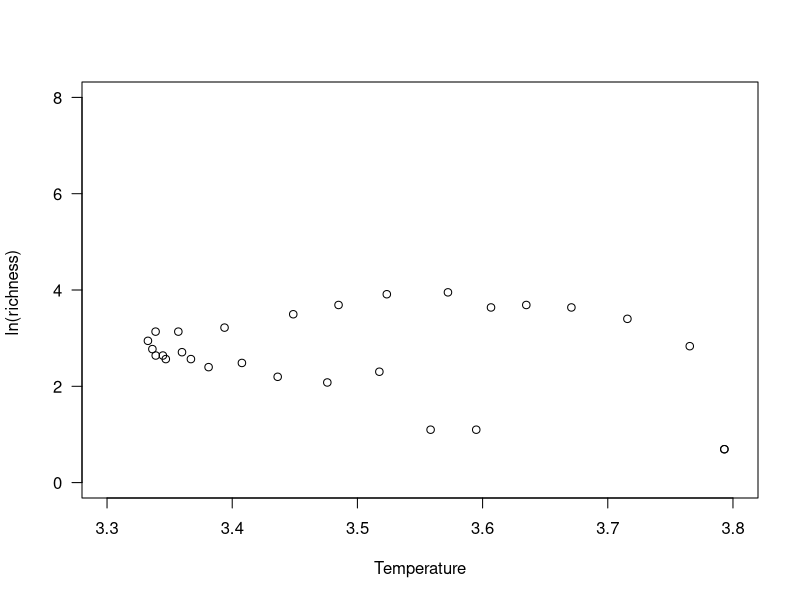
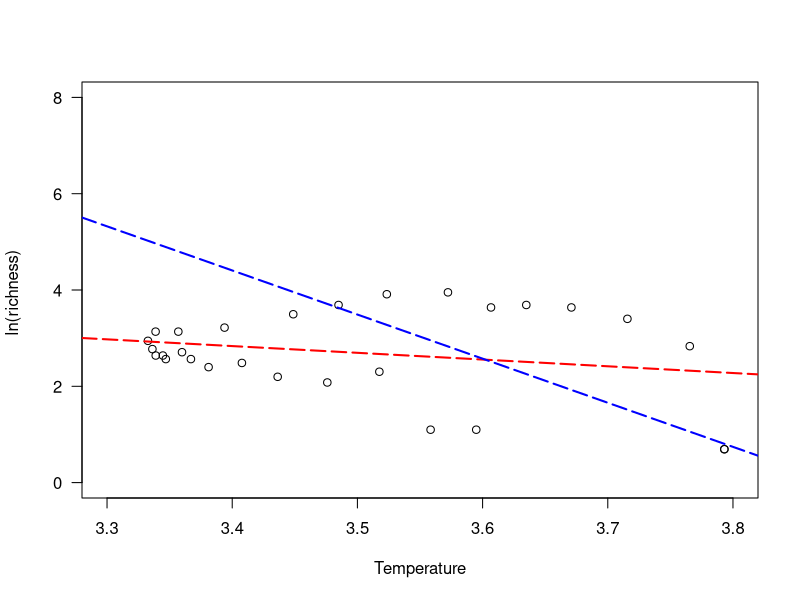

The R source for these figures, in order:
## ---- chunk 1
knitr::opts_chunk$set(echo = TRUE)
## ---- chunk 2
mydata <- read.csv("KineticEnergyData.csv")

## ---- chunk 3

y1<-log(mydata$ANA+1)
  
x1 <- (1000/(mydata$Temp.average + 273.15)) #to account for absolute temperature


plot(x1, y1, 
     ylim = c(0,8), 
     xlim = c(3.3,3.8), 
     ylab = "ln(richness) ", 
     xlab = "Temperature", 
     las=1, 
     col = "Black", 
     pch = 21, 
     cex.axis = 1, 
     cex = 1)
## ---- chunk 4
plot(x1, y1, 
     ylim = c(0,8), 
     xlim = c(3.3,3.8), 
     ylab = "ln(richness) ", 
     xlab = "Temperature", 
     las=1, 
     col = "Black", 
     pch = 21, 
     cex.axis = 1, 
     cex = 1)

mylm <- lm(y1~x1) #fit the linear model 

#and now let's add the linear model fits to the graph, as reported in the paper: 
#the red one is the anadromy linear model
abline(mylm, col = "red", lty=5, lwd = 2)


#and the blue is the linear model reported by Allen et al (2002)
abline(coef = c(35.55, -9.16), col = "blue", lty = 5, lwd = 2)
## ---- chunk 5


mylm <-lm(y1~x1)

mylm


# extracts the coefficients of the linear model

lm_coef <- round(coef(mylm), 4)

lm_coef



#prepares the equation of the line

eq = paste("y =",lm_coef[["(Intercept)"]], lm_coef[["x1"]],"x")

eq



#gets the R-squared value out of the summary of the model

summary(mylm)$r.squared





#and finally let's pull out the 95% confidence interval for the estimated liner model in respect to anadromous species and this can be computed using the generic function 'confint':

confint(mylm, level=0.95)

  
